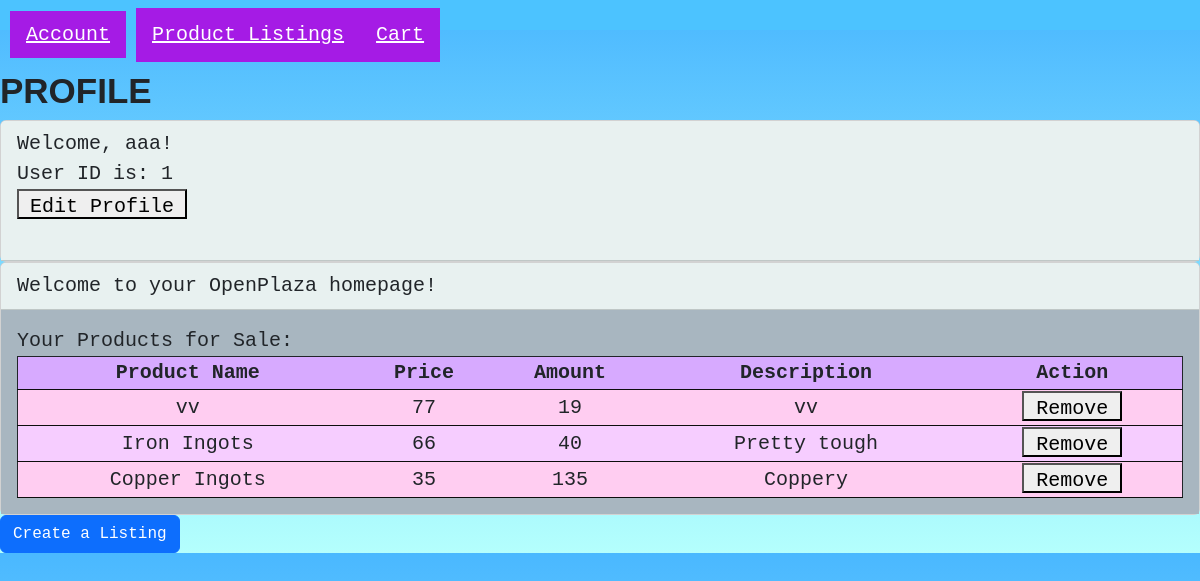
The app's page /profile.php (signed in) with its own data.
### tables this page shows
CREATE TABLE `products` (
  `ProductName` text NOT NULL,
  `ProductID` int(11) NOT NULL,
  `UserID` int(11) NOT NULL,
  `Amount` int(11) NOT NULL,
  `Description` text NOT NULL,
  `Price` int(11) NOT NULL
);

### profile.php (the view, shortened to what this page needs)
<!DOCTYPE html>
<html>
    <head>
        <link href = "https://cdn.jsdelivr.net/npm/bootstrap@5.2.1/dist/css/bootstrap.min.css" rel = "stylesheet">
        <link href = "style2.css" rel = "stylesheet">
    </head>
    <body>
        <div class = "navbar">
            <div class="dropdown" tabindex="1">
                <a class="dropbtn">Account</a>
            </div>
            <a href = "product_listings.php" class="dropbtn">Product Listings</a>
            <a href = "cart.php" class="dropbtn">Cart</a>
        </div>
        <h1>PROFILE</h1>
        <div class = "card">
            <div class = "card-header">
                Welcome, <?php echo $_SESSION["Username"] ?>!<br>
                User ID is: <?php echo $_SESSION["UserID"] ?><br>
                <form action="profile_edit_entry.php" method="post">
                        <button style="height:30px; width:170px" input type="submit" name="UserID" value="<?= htmlspecialchars($row['UserID']) ?>">Edit Profile</button></form><br>
            </div>
        </div>
        <div class = "card">
            <div class = "card-header">
                Welcome to your OpenPlaza homepage!
            </div>
            <div class = "card-body">
                Your Products for Sale:
                    <?php
                    $_UserID = $_SESSION["UserID"];
                    $conn = mysqli_connect("localhost","root","","openplaza");
                    $result = mysqli_query($conn,"SELECT * FROM products WHERE UserID='$_UserID' LIMIT 50");
                    $data = $result->fetch_all(MYSQLI_ASSOC);
                    ?>
                    <table border="1">
                    <tr>
                        <th>Product Name</th>
                        <th>Price</th>
                        <th>Amount</th>
                        <th>Description</th>
                        <th>Action</th>
                    </tr>
                    <?php foreach($data as $row): ?>
                    <tr>
                        <td><?= htmlspecialchars($row['ProductName']) ?></td>
                        <td><?= htmlspecialchars($row['Price']) ?></td>
                        <td><?= htmlspecialchars($row['Amount']) ?></td>
                        <td><?= htmlspecialchars($row['Description']) ?></td>
                        <td><form action="remove_product.php" method="post">
                            <button style="height:30px; width:100px" input type="submit" name="ProductID" value="<?= htmlspecialchars($row['ProductID']) ?>">Remove</button></form></td>
                        </tr>
                    <?php endforeach ?>
                    </table>
            </div>
        </div>
        <div class = "card-footer">
            <button type = "button" class = "btn btn-primary" data-bs-toggle="modal" data-bs-target="#myModal1">
                Create a Listing
            </button>
        </div>
    </body>
</html>

### style2.css (style rules this page uses)
body { background-image: linear-gradient(#4AB8FF,#B4FFFD); font-size: 20px; font-family:'Courier New', Courier, monospace; }
.card-header { background: #e8f1f0; font-size: 20px; font-family: 'Courier New', Courier, monospace; }
.card-body { background: #a8b6c0; font-size: 20px; font-family:'Courier New', Courier, monospace; }
.navbar { background-color: #4cc3ff; font-family: monospace; display: flex; justify-content: flex-start; align-items: center; height: 30px; }
.dropdown { display: inline-block; position: relative; outline: none; margin: 10px; }
.dropbtn { padding: 12px 16px; color: white; background-color: #a51be5; cursor: pointer; transition: 0.35s ease-out; }
h1 { font-size: 35px; font-weight: bold; font-family:'Trebuchet MS', 'Lucida Sans Unicode', 'Lucida Grande', 'Lucida Sans', Arial, sans-serif; padding-top: 40px; }
table { width: 100%; border-collapse: collapse; border: 1px solid; }
th { text-align: center; background-color: #D7AAFF; }
tr { background-color: #F6CDFF; border-bottom: 1px solid #0d0d0d; }
tr:nth-child(even) { background-color: #FFCDF1; }
td { text-align: center; border-bottom: 1px solid #0d0d0d; }

### records on screen
products: ProductName "vv", Price "77", Amount "19", Description "vv", $row['ProductID'] 8 (drawn)
products: ProductName "Iron Ingots", Price "66", Amount "40", Description "Pretty tough", $row['ProductID'] 20 (drawn)
products: ProductName "Copper Ingots", Price "35", Amount "135", Description "Coppery", $row['ProductID'] 21 (drawn)

### other values on screen
$_SESSION["Username"] "aaa"
$_SESSION["UserID"] "1"
